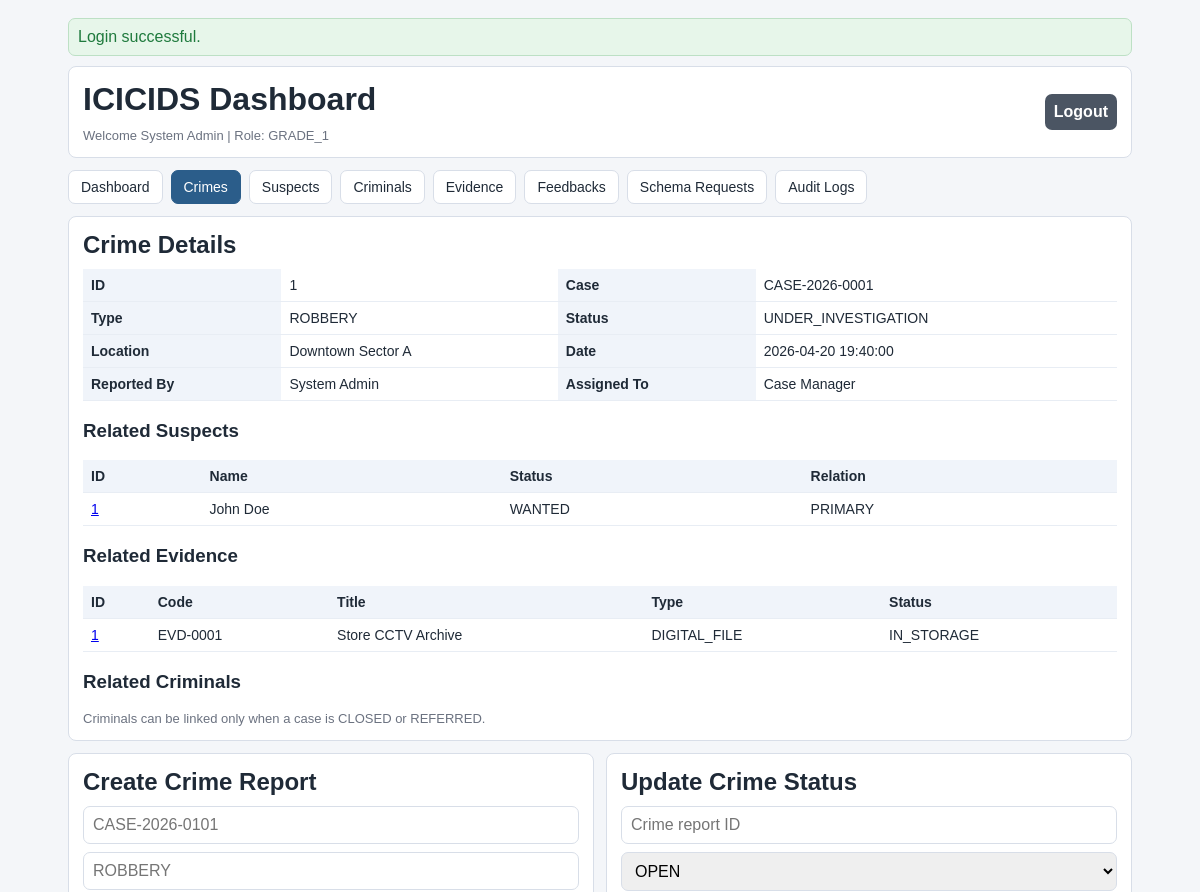
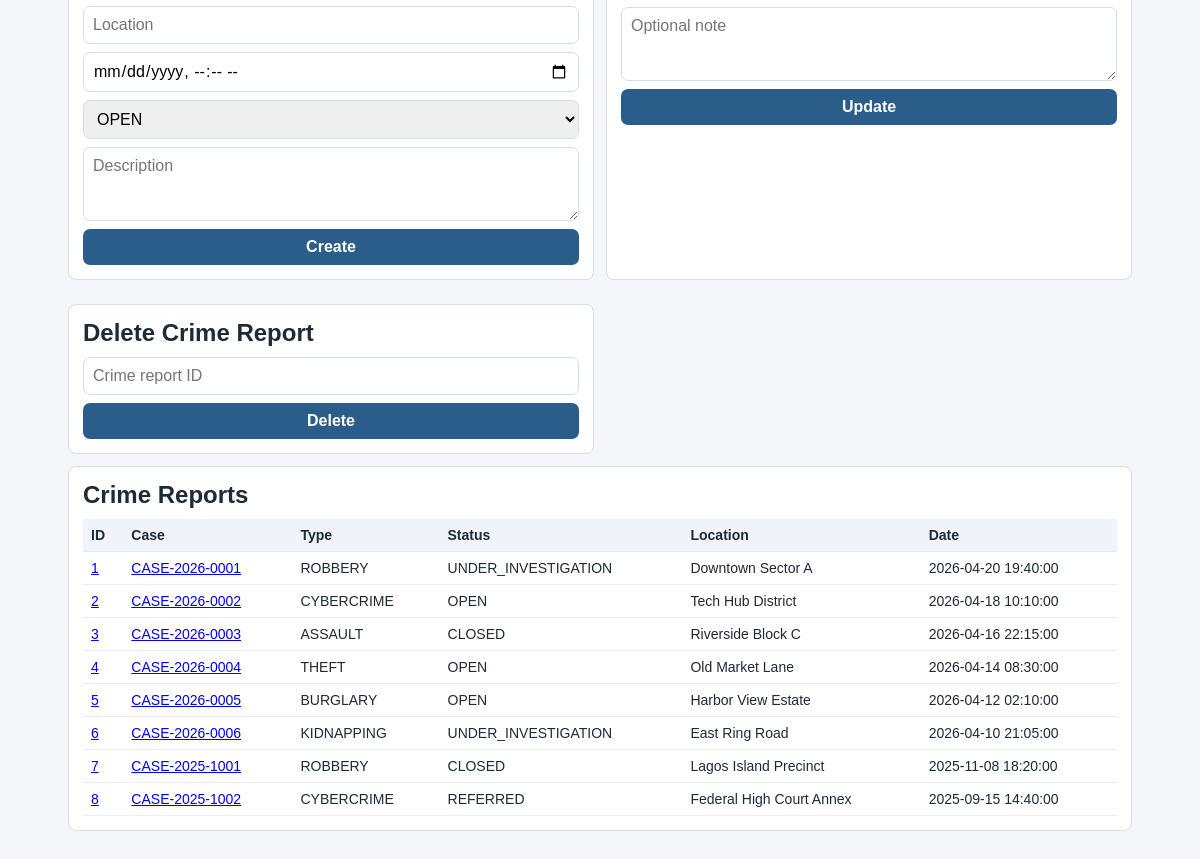
Page /index.php?view=crimes&crime_id=1 (signed in) on the committed database (2 pictures, top to bottom).
### tables this page shows
CREATE TABLE crime_reports (
    id BIGINT UNSIGNED AUTO_INCREMENT PRIMARY KEY,
    case_number VARCHAR(40) NOT NULL UNIQUE,
    crime_type VARCHAR(120) NOT NULL,
    location_text VARCHAR(255) NOT NULL,
    latitude DECIMAL(10,8) NULL,
    longitude DECIMAL(11,8) NULL,
    crime_datetime DATETIME NOT NULL,
    description TEXT NOT NULL,
    investigation_status ENUM('OPEN', 'UNDER_INVESTIGATION', 'SUSPENDED', 'CLOSED', 'REFERRED') NOT NULL DEFAULT 'OPEN',
    reported_by_officer_id BIGINT UNSIGNED NOT NULL,
    assigned_officer_id BIGINT UNSIGNED NULL,
    created_at DATETIME NOT NULL DEFAULT CURRENT_TIMESTAMP,
    updated_at DATETIME NOT NULL DEFAULT CURRENT_TIMESTAMP ON UPDATE CURRENT_TIMESTAMP,
    CONSTRAINT fk_crime_reports_reported_by
        FOREIGN KEY (reported_by_officer_id) REFERENCES officers(id)
        ON UPDATE CASCADE ON DELETE RESTRICT,
    CONSTRAINT fk_crime_reports_assigned_to
        FOREIGN KEY (assigned_officer_id) REFERENCES officers(id)
        ON UPDATE CASCADE ON DELETE SET NULL,
    INDEX idx_crime_reports_type (crime_type),
    INDEX idx_crime_reports_status (investigation_status),
    INDEX idx_crime_reports_datetime (crime_datetime),
    INDEX idx_crime_reports_reported_by (reported_by_officer_id),
    INDEX idx_crime_reports_assigned (assigned_officer_id)
);

CREATE TABLE officers (
    id BIGINT UNSIGNED AUTO_INCREMENT PRIMARY KEY,
    badge_number VARCHAR(30) NOT NULL UNIQUE,
    first_name VARCHAR(100) NOT NULL,
    last_name VARCHAR(100) NOT NULL,
    email VARCHAR(191) NOT NULL UNIQUE,
    phone VARCHAR(30) NULL,
    rank ENUM('GRADE_1', 'GRADE_2', 'GRADE_3') NOT NULL,
    password_hash VARCHAR(255) NOT NULL,
    is_active TINYINT(1) NOT NULL DEFAULT 1,
    last_login_at DATETIME NULL,
    created_at DATETIME NOT NULL DEFAULT CURRENT_TIMESTAMP,
    updated_at DATETIME NOT NULL DEFAULT CURRENT_TIMESTAMP ON UPDATE CURRENT_TIMESTAMP,
    INDEX idx_officers_rank (rank),
    INDEX idx_officers_active (is_active)
);

CREATE TABLE crime_report_suspects (
    id BIGINT UNSIGNED AUTO_INCREMENT PRIMARY KEY,
    crime_report_id BIGINT UNSIGNED NOT NULL,
    suspect_id BIGINT UNSIGNED NOT NULL,
    relation_type ENUM('PRIMARY', 'SECONDARY', 'WITNESS_LINKED', 'ASSOCIATE') NOT NULL DEFAULT 'PRIMARY',
    notes TEXT NULL,
    linked_by_officer_id BIGINT UNSIGNED NOT NULL,
    linked_at DATETIME NOT NULL DEFAULT CURRENT_TIMESTAMP,
    CONSTRAINT fk_crime_report_suspects_report
        FOREIGN KEY (crime_report_id) REFERENCES crime_reports(id)
        ON UPDATE CASCADE ON DELETE CASCADE,
    CONSTRAINT fk_crime_report_suspects_suspect
        FOREIGN KEY (suspect_id) REFERENCES suspects(id)
        ON UPDATE CASCADE ON DELETE CASCADE,
    CONSTRAINT fk_crime_report_suspects_linked_by
        FOREIGN KEY (linked_by_officer_id) REFERENCES officers(id)
        ON UPDATE CASCADE ON DELETE RESTRICT,
    CONSTRAINT uq_crime_report_suspect UNIQUE (crime_report_id, suspect_id),
    INDEX idx_crime_report_suspects_suspect (suspect_id),
    INDEX idx_crime_report_suspects_linked_by (linked_by_officer_id)
);

CREATE TABLE suspects (
    id BIGINT UNSIGNED AUTO_INCREMENT PRIMARY KEY,
    first_name VARCHAR(100) NOT NULL,
    last_name VARCHAR(100) NOT NULL,
    crime_report_id BIGINT UNSIGNED NOT NULL,
    date_of_birth DATE NULL,
    gender ENUM('MALE', 'FEMALE', 'OTHER', 'UNKNOWN') NOT NULL DEFAULT 'UNKNOWN',
    national_id VARCHAR(80) NULL,
    address_line VARCHAR(255) NULL,
    phone VARCHAR(30) NULL,
    reason_for_suspicion TEXT NOT NULL,
    suspect_status ENUM('PERSON_OF_INTEREST', 'WANTED', 'ARRESTED', 'CLEARED') NOT NULL DEFAULT 'PERSON_OF_INTEREST',
    created_by_officer_id BIGINT UNSIGNED NOT NULL,
    created_at DATETIME NOT NULL DEFAULT CURRENT_TIMESTAMP,
    updated_at DATETIME NOT NULL DEFAULT CURRENT_TIMESTAMP ON UPDATE CURRENT_TIMESTAMP,
    CONSTRAINT uq_suspects_national_id UNIQUE (national_id),
    CONSTRAINT fk_suspects_primary_crime
        FOREIGN KEY (crime_report_id) REFERENCES crime_reports(id)
        ON UPDATE CASCADE ON DELETE RESTRICT,
    CONSTRAINT fk_suspects_created_by
        FOREIGN KEY (created_by_officer_id) REFERENCES officers(id)
        ON UPDATE CASCADE ON DELETE RESTRICT,
    INDEX idx_suspects_name (last_name, first_name),
    INDEX idx_suspects_status (suspect_status),
    INDEX idx_suspects_crime_report (crime_report_id),
    INDEX idx_suspects_created_by (created_by_officer_id)
);

CREATE TABLE evidence (
    id BIGINT UNSIGNED AUTO_INCREMENT PRIMARY KEY,
    evidence_code VARCHAR(50) NOT NULL UNIQUE,
    crime_report_id BIGINT UNSIGNED NOT NULL,
    evidence_type ENUM('FINGERPRINT', 'DOCUMENT', 'DIGITAL_FILE', 'WEAPON', 'BIOLOGICAL', 'VIDEO', 'AUDIO', 'OTHER') NOT NULL,
    title VARCHAR(150) NOT NULL,
    description TEXT NULL,
    file_path VARCHAR(255) NULL,
    collected_at DATETIME NULL,
    collected_by_officer_id BIGINT UNSIGNED NULL,
    storage_location VARCHAR(150) NULL,
    chain_status ENUM('COLLECTED', 'IN_LAB', 'IN_STORAGE', 'IN_COURT', 'RELEASED', 'DISPOSED') NOT NULL DEFAULT 'COLLECTED',
    integrity_hash CHAR(64) NULL,
    created_at DATETIME NOT NULL DEFAULT CURRENT_TIMESTAMP,
    updated_at DATETIME NOT NULL DEFAULT CURRENT_TIMESTAMP ON UPDATE CURRENT_TIMESTAMP,
    CONSTRAINT fk_evidence_primary_crime
        FOREIGN KEY (crime_report_id) REFERENCES crime_reports(id)
        ON UPDATE CASCADE ON DELETE RESTRICT,
    CONSTRAINT fk_evidence_collected_by
        FOREIGN KEY (collected_by_officer_id) REFERENCES officers(id)
        ON UPDATE CASCADE ON DELETE SET NULL,
    INDEX idx_evidence_type (evidence_type),
    INDEX idx_evidence_chain_status (chain_status),
    INDEX idx_evidence_crime_report (crime_report_id),
    INDEX idx_evidence_collected_by (collected_by_officer_id),
    INDEX idx_evidence_collected_at (collected_at)
);

### CrimeAndSuspectManager.php (called while the page is built, shortened)
<?php
require_once __DIR__ . '/Auth.php';
final class CrimeAndSuspectManager
{
    private PDO $db;
    public function __construct(PDO $db, Auth $auth, AuditLogger $auditLogger)
    {
        $this->db = $db;
        $this->auth = $auth;
    }
    public function getCrimeReportById(int $crimeReportId): ?array
    {
        $sql = 'SELECT cr.*, o1.first_name AS reported_by_first_name, o1.last_name AS reported_by_last_name,
                       o2.first_name AS assigned_first_name, o2.last_name AS assigned_last_name
                FROM crime_reports cr
                INNER JOIN officers o1 ON o1.id = cr.reported_by_officer_id
                LEFT JOIN officers o2 ON o2.id = cr.assigned_officer_id
                WHERE cr.id = :id
                LIMIT 1';
        $stmt = $this->db->prepare($sql);
        $stmt->execute(['id' => $crimeReportId]);
        $row = $stmt->fetch();
        return $row !== false ? $row : null;
    }
    public function listCrimeReports(?string $status = null, ?string $crimeType = null, int $limit = 100): array
    {
        $sql = 'SELECT * FROM crime_reports WHERE 1=1';
        $params = [];
        $sql .= ' ORDER BY crime_datetime DESC LIMIT :limit';
        $stmt = $this->db->prepare($sql);
        $stmt->bindValue(':limit', max(1, $limit), PDO::PARAM_INT);
        $stmt->execute();
        return $stmt->fetchAll();
    }
}

### Auth.php (called while the page is built, shortened)
<?php
final class Auth
{
    public function isAuthenticated(): bool
    {
        return isset($_SESSION[self::SESSION_KEY]);
    }
    public function currentOfficer(): ?array
    {
        return $_SESSION[self::SESSION_KEY];
    }
    public function enforce(string $operation, ?string $table = null): void
    {
        $officer = $this->currentOfficer();
        $rank = (string)$officer['rank'];
        $normalizedOperation = strtoupper(trim($operation));
        $normalizedTable = $table !== null ? strtolower(trim($table)) : null;
        if ($rank === self::ROLE_GRADE_1) {
            return;
        }
        throw new RuntimeException('Unknown role. Access denied.');
    }
    public function can(string $operation, ?string $table = null): bool
    {
        try {
            return true;
        } catch (Throwable $e) {
            return false;
        }
    }
}

### crimes.php (the view, shortened to what this page needs)
<?php
$crimeDetail = $crimeDetail ?? null;
$crimeSuspects = $crimeSuspects ?? [];
$crimeEvidence = $crimeEvidence ?? [];
$crimeCriminals = $crimeCriminals ?? [];
$crimeCriminalsBlocked = $crimeCriminalsBlocked ?? false;
$crimeReports = $crimeReports ?? [];
$canDeleteCrime = $canDeleteCrime ?? false;
?>
<?php if ($crimeDetail): ?>
    <section class="card">
        <h2>Crime Details</h2>
        <div class="table-wrap">
            <table>
                <tbody>
                <tr>
                    <th>ID</th>
                    <td><?= h((string)$crimeDetail['id']) ?></td>
                    <th>Case</th>
                    <td><?= h((string)$crimeDetail['case_number']) ?></td>
                </tr>
                <tr>
                    <th>Type</th>
                    <td><?= h((string)$crimeDetail['crime_type']) ?></td>
                    <th>Status</th>
                    <td><?= h((string)$crimeDetail['investigation_status']) ?></td>
                </tr>
                <tr>
                    <th>Location</th>
                    <td><?= h((string)$crimeDetail['location_text']) ?></td>
                    <th>Date</th>
                    <td><?= h((string)$crimeDetail['crime_datetime']) ?></td>
                </tr>
                <tr>
                    <th>Reported By</th>
                    <td><?= h((string)$crimeDetail['reported_by_first_name'] . ' ' . (string)$crimeDetail['reported_by_last_name']) ?></td>
                    <th>Assigned To</th>
                    <td><?= h((string)($crimeDetail['assigned_first_name'] ?? '') . ' ' . (string)($crimeDetail['assigned_last_name'] ?? '')) ?></td>
                </tr>
                </tbody>
            </table>
        </div>
        <h3>Related Suspects</h3>
        <?php if ($crimeSuspects): ?>
            <div class="table-wrap">
                <table>
                    <thead><tr><th>ID</th><th>Name</th><th>Status</th><th>Relation</th></tr></thead>
                    <tbody>
                    <?php foreach ($crimeSuspects as $row): ?>
                        <tr>
                            <td><a href="index.php?view=suspects&suspect_id=<?= h((string)$row['id']) ?>"><?= h((string)$row['id']) ?></a></td>
                            <td><?= h((string)$row['first_name'] . ' ' . (string)$row['last_name']) ?></td>
                            <td><?= h((string)$row['suspect_status']) ?></td>
                            <td><?= h((string)$row['relation_type']) ?></td>
                        </tr>
                    <?php endforeach; ?>
                    </tbody>
                </table>
            </div>
        <?php else: ?>
            <p class="help">No suspects linked to this case yet.</p>
        <?php endif; ?>
        <h3>Related Evidence</h3>
        <?php if ($crimeEvidence): ?>
            <div class="table-wrap">
                <table>
                    <thead><tr><th>ID</th><th>Code</th><th>Title</th><th>Type</th><th>Status</th></tr></thead>
                    <tbody>
                    <?php foreach ($crimeEvidence as $row): ?>
                        <tr>
                            <td><a href="index.php?view=evidence&evidence_id=<?= h((string)$row['id']) ?>"><?= h((string)$row['id']) ?></a></td>
                            <td><?= h((string)$row['evidence_code']) ?></td>
                            <td><?= h((string)$row['title']) ?></td>
                            <td><?= h((string)$row['evidence_type']) ?></td>
                            <td><?= h((string)$row['chain_status']) ?></td>
                        </tr>
                    <?php endforeach; ?>
                    </tbody>
                </table>
            </div>
        <?php else: ?>
            <p class="help">No evidence linked to this case yet.</p>
        <?php endif; ?>
        <h3>Related Criminals</h3>
        <?php if ($crimeCriminals): ?>
            <div class="table-wrap">
                <table>
                    <thead><tr><th>ID</th><th>Code</th><th>Name</th><th>Risk</th><th>Status</th></tr></thead>
                    <tbody>
                    <?php foreach ($crimeCriminals as $row): ?>
                        <tr>
                            <td><a href="index.php?view=criminals&criminal_id=<?= h((string)$row['id']) ?>"><?= h((string)$row['id']) ?></a></td>
                            <td><?= h((string)$row['criminal_code']) ?></td>
                            <td><?= h((string)($row['first_name'] ?? '') . ' ' . (string)($row['last_name'] ?? '')) ?></td>
                            <td><?= h((string)$row['risk_level']) ?></td>
                            <td><?= h((string)$row['current_status']) ?></td>
                        </tr>
                    <?php endforeach; ?>
                    </tbody>
                </table>
            </div>
        <?php elseif ($crimeCriminalsBlocked): ?>
            <p class="help">Criminals can be linked only when a case is CLOSED or REFERRED.</p>
        <?php else: ?>
            <p class="help">No criminals linked to this case.</p>
        <?php endif; ?>
    </section>
<?php endif; ?>
<div class="grid-2">
    <?php if ($canCreateCrime): ?>
        <section class="card">
            <h2>Create Crime Report</h2>
            <form method="post">
                <input name="case_number" required placeholder="CASE-2026-0101">
                <input name="crime_type" required placeholder="ROBBERY">
                <input name="location_text" required placeholder="Location">
                <input type="datetime-local" name="crime_datetime" required>
                <select name="investigation_status">
                    <option>OPEN</option>
                </select>
                <textarea name="description" rows="3" required placeholder="Description"></textarea>
                <button type="submit">Create</button>
            </form>
        </section>
    <?php endif; ?>
    <?php if ($canUpdateCrime): ?>
        <section class="card">
            <h2>Update Crime Status</h2>
            <form method="post">
                <input type="number" name="crime_report_id" required placeholder="Crime report ID">
                <select name="new_status">
                    <option>OPEN</option>
                </select>
                <textarea name="status_note" rows="3" placeholder="Optional note"></textarea>
                <button type="submit">Update</button>
            </form>
        </section>
    <?php endif; ?>
    <?php if ($canDeleteCrime): ?>
        <section class="card">
            <h2>Delete Crime Report</h2>
            <form method="post">
                <input type="number" name="crime_report_id" required placeholder="Crime report ID">
                <button type="submit">Delete</button>
            </form>
        </section>
    <?php endif; ?>
</div>
<section class="card">
    <h2>Crime Reports</h2>
    <div class="table-wrap">
        <table>
            <thead><tr><th>ID</th><th>Case</th><th>Type</th><th>Status</th><th>Location</th><th>Date</th></tr></thead>
            <tbody>
            <?php foreach ($crimeReports as $row): ?>
                <tr>
                    <td><a href="index.php?view=crimes&crime_id=<?= h((string)$row['id']) ?>"><?= h((string)$row['id']) ?></a></td>
                    <td><a href="index.php?view=crimes&crime_id=<?= h((string)$row['id']) ?>"><?= h((string)$row['case_number']) ?></a></td>
                    <td><?= h((string)$row['crime_type']) ?></td>
                    <td><?= h((string)$row['investigation_status']) ?></td>
                    <td><?= h((string)$row['location_text']) ?></td>
                    <td><?= h((string)$row['crime_datetime']) ?></td>
                </tr>
            <?php endforeach; ?>
            </tbody>
        </table>
    </div>
</section>

### rows in the picture
crime_reports: id "1", case_number "CASE-2026-0001", crime_type "ROBBERY", investigation_status "UNDER_INVESTIGATION", location_text "Downtown Sector A", crime_datetime "2026-04-20 19:40:00", reported_by_officer.last_name "System Admin", assigned_officer.last_name "Case Manager"
crime_report_suspects: suspect "1", suspect.last_name "John Doe", suspect.suspect_status "WANTED", relation_type "PRIMARY"
evidence: id "1", evidence_code "EVD-0001", title "Store CCTV Archive", evidence_type "DIGITAL_FILE", chain_status "IN_STORAGE"
crime_reports: id "2", case_number "CASE-2026-0002", crime_type "CYBERCRIME", investigation_status "OPEN", location_text "Tech Hub District", crime_datetime "2026-04-18 10:10:00"
crime_reports: id "3", case_number "CASE-2026-0003", crime_type "ASSAULT", investigation_status "CLOSED", location_text "Riverside Block C", crime_datetime "2026-04-16 22:15:00"
crime_reports: id "4", case_number "CASE-2026-0004", crime_type "THEFT", investigation_status "OPEN", location_text "Old Market Lane", crime_datetime "2026-04-14 08:30:00"
crime_reports: id "5", case_number "CASE-2026-0005", crime_type "BURGLARY", investigation_status "OPEN", location_text "Harbor View Estate", crime_datetime "2026-04-12 02:10:00"
crime_reports: id "6", case_number "CASE-2026-0006", crime_type "KIDNAPPING", investigation_status "UNDER_INVESTIGATION", location_text "East Ring Road", crime_datetime "2026-04-10 21:05:00"
crime_reports: id "7", case_number "CASE-2025-1001", crime_type "ROBBERY", investigation_status "CLOSED", location_text "Lagos Island Precinct", crime_datetime "2025-11-08 18:20:00"
crime_reports: id "8", case_number "CASE-2025-1002", crime_type "CYBERCRIME", investigation_status "REFERRED", location_text "Federal High Court Annex", crime_datetime "2025-09-15 14:40:00"

### other values in the picture
$flash['message'] "Login successful."
$officer['name'] "System Admin"
$rank "GRADE_1"
